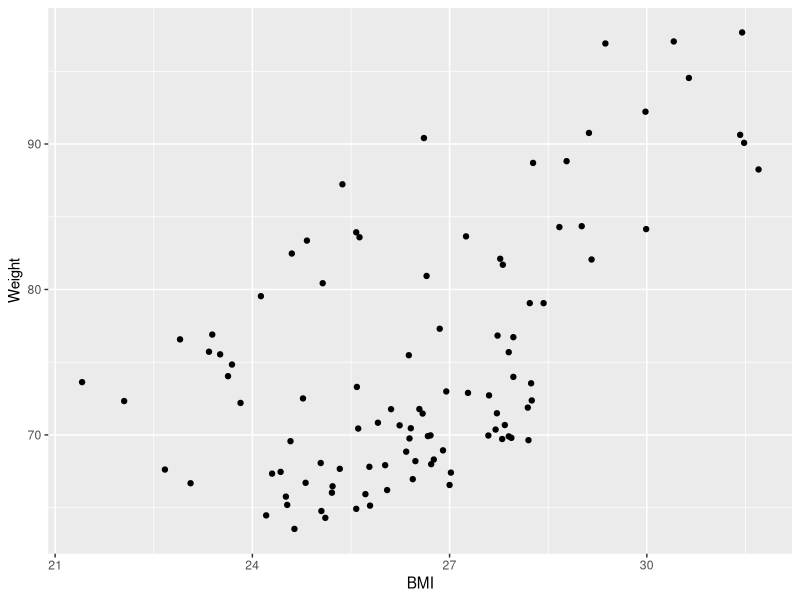
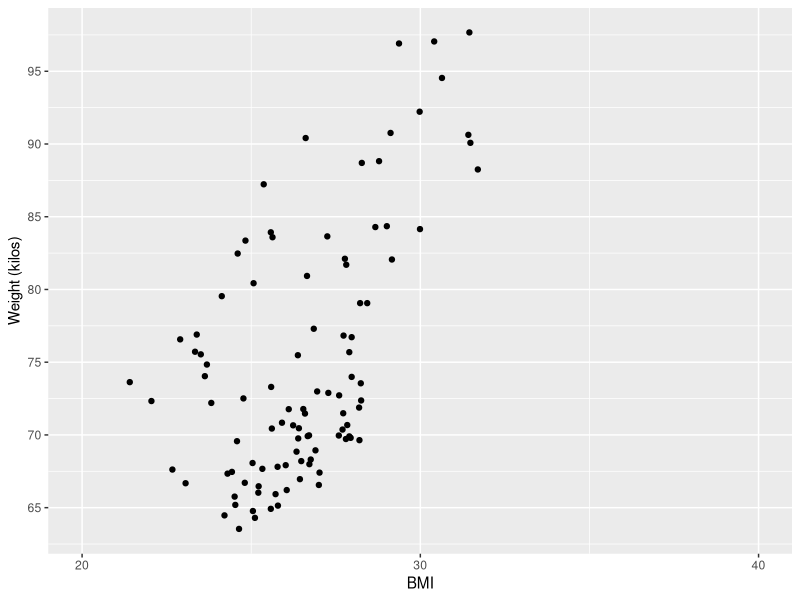
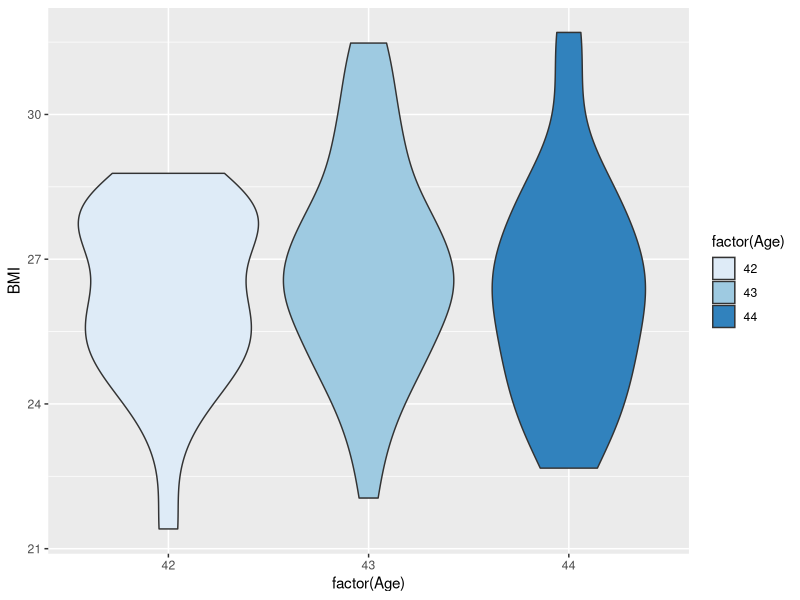
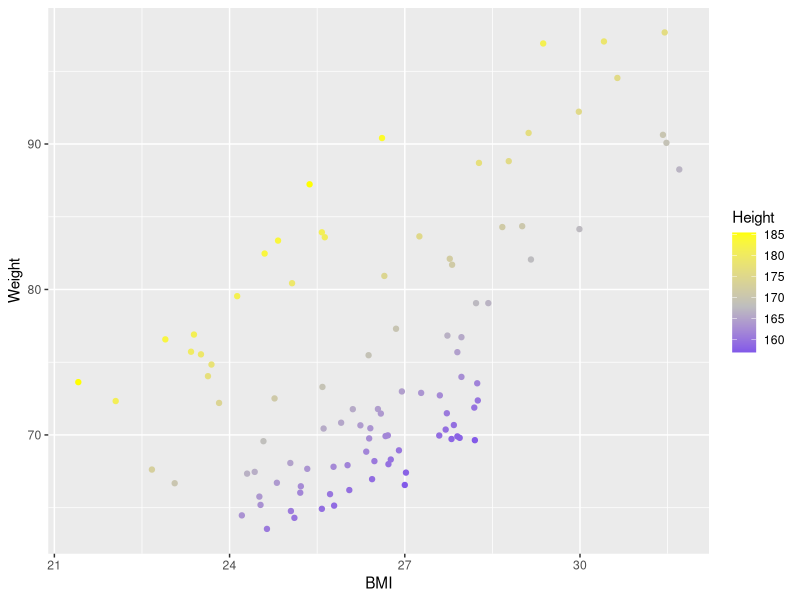
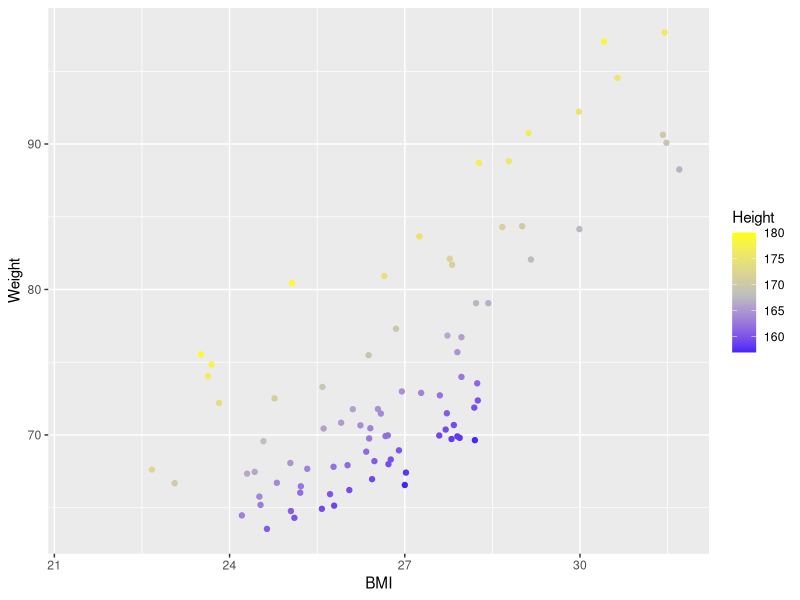
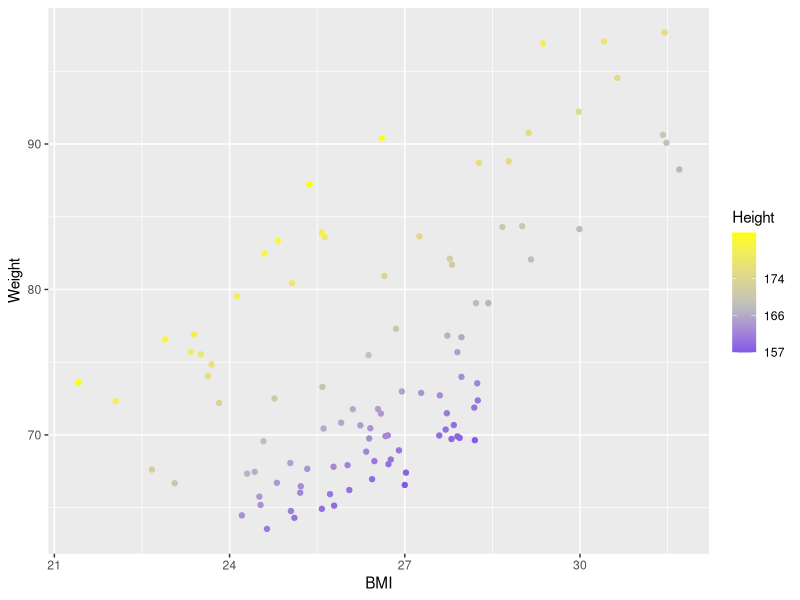
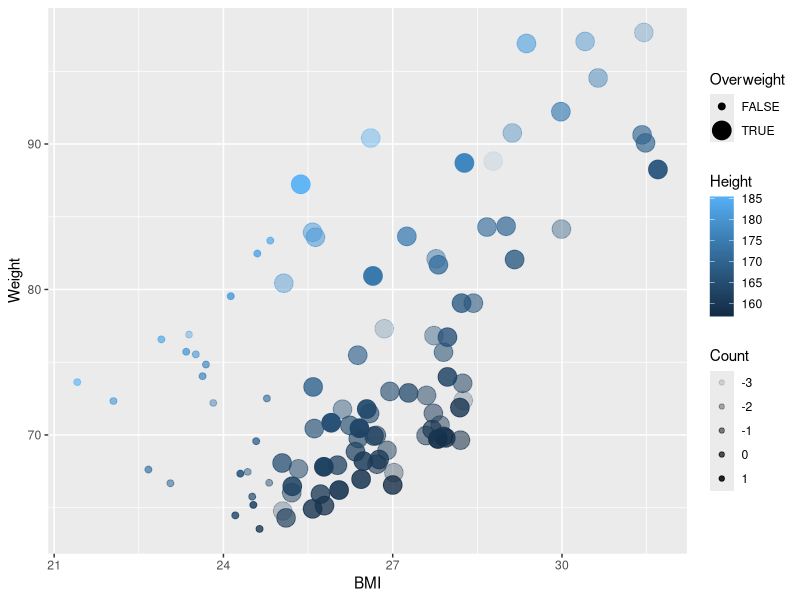
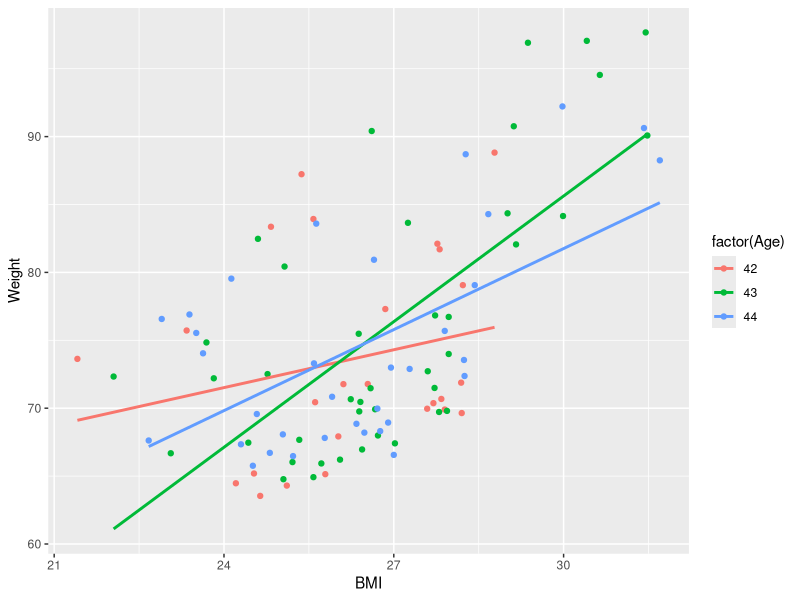

Source code (R) for these figures, in order:
## ---- chunk 1
knitr::opts_chunk$set(echo = TRUE, eval=TRUE)
## ---- chunk 2
library(ggplot2)

patients_clean <- read.delim("patient-data-cleaned.txt",sep="\t")

plot <- ggplot(data=patients_clean,
               mapping=aes(x=BMI,y=Weight))+geom_point()
plot
## ---- chunk 3
plot <- ggplot(data=patients_clean,
               mapping=aes(x=BMI,y=Weight))+geom_point()
plot+scale_x_continuous(breaks=c(20,30,40),label=c(20,30,40),limits=c(20,40))+
  scale_y_continuous(breaks=seq(60,100,by=5),label=seq(60,100,by=5),
                     name="Weight (kilos)")
## ---- chunk 4
plot <- ggplot(data=patients_clean,
               mapping=aes(x=factor(Age),y=BMI))+geom_violin(aes(fill=factor(Age)))+
               scale_fill_brewer(palette="Blues", na.value="black")
plot
## ---- chunk 5
plot <- ggplot(data=patients_clean,
               mapping=aes(x=BMI,y=Weight,colour=Height))+geom_point()+
  scale_colour_gradient2(low="blue",high="yellow",mid="grey",midpoint=mean(patients_clean$Height))
plot
## ---- chunk 6

plot <- ggplot(data=patients_clean,
               mapping=aes(x=BMI,y=Weight,colour=Height))+geom_point()+
  scale_colour_gradient2(low="blue",high="yellow",
                         mid="grey",midpoint=mean(patients_clean$Height),
                         limits=c(min(patients_clean$Height),180),
                         na.value=NA)
plot
## ---- chunk 7
plot <- ggplot(data=patients_clean,
               mapping=aes(x=BMI,y=Weight,colour=Height))+geom_point()+
  scale_colour_gradient2(low="blue",high="yellow",
                         mid="grey",midpoint=mean(patients_clean$Height),
                         breaks=c(min(patients_clean$Height),
                                  median(patients_clean$Height),
                                  quantile(patients_clean$Height)[4]),
                         labels=c(signif(min(patients_clean$Height),3),
                                  signif(median(patients_clean$Height),3),
                                  signif(quantile(patients_clean$Height)[4],3)))
plot
## ---- chunk 8
plot <- ggplot(data=patients_clean,
               mapping=aes(x=BMI,y=Weight,colour=Height,alpha=Count,size=Overweight))+geom_point()
plot
## ---- chunk 9

plot <- ggplot(data=patients_clean,
               mapping=aes(x=BMI,y=Weight,colour=factor(Age)))+geom_point()+stat_smooth(method="lm",se=F)

plot
## ---- chunk 10
plot <- ggplot(data=patients_clean,
               mapping=aes(x=BMI,y=Weight,colour=factor(Age)))+geom_point()+stat_smooth(method="lm",se=F)

plot <- plot+theme(legend.title=element_blank(),legend.background=element_rect(fill="white"),legend.key=element_rect(fill="white"),legend.position="bottom")

plot

## ---- chunk 11

plot <- ggplot(data=patients_clean,
               mapping=aes(x=BMI,y=Weight,colour=factor(Age)))+geom_point()+stat_smooth(method="lm",se=F)

plot <- plot+theme(legend.title=element_blank(),legend.background=element_rect(fill="white"),legend.key=element_rect(fill="white"),legend.position="bottom")

plot <- plot+ggtitle("BMI vs Weight")+theme(panel.grid.minor=element_blank())

plot
ggsave(plot,file="BMIvsWeight.png",units = "in",height = 7,width = 7)
